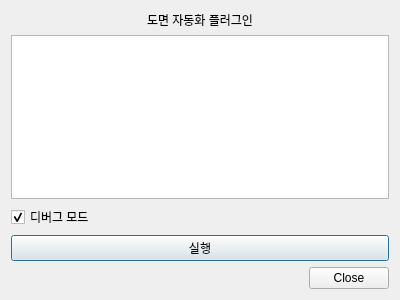
<?xml version="1.0" encoding="UTF-8"?>
<ui version="4.0">
 <class>DomunAutomationDialogBase</class>
 <widget class="QDialog" name="DomunAutomationDialogBase">
  <property name="geometry">
   <rect>
    <x>0</x>
    <y>0</y>
    <width>400</width>
    <height>300</height>
   </rect>
  </property>
  <property name="windowTitle">
   <string>도면 자동화 플러그인</string>
  </property>
  <layout class="QVBoxLayout" name="verticalLayout">
   <item>
    <widget class="QLabel" name="label">
     <property name="text">
      <string>도면 자동화 플러그인</string>
     </property>
     <property name="alignment">
      <set>Qt::AlignCenter</set>
     </property>
    </widget>
   </item>
   <item>
    <widget class="QTextEdit" name="statusTextEdit">
     <property name="readOnly">
      <bool>true</bool>
     </property>
    </widget>
   </item>
   <item>
    <widget class="QCheckBox" name="debugCheckBox">
     <property name="text">
      <string>디버그 모드</string>
     </property>
     <property name="checked">
      <bool>true</bool>
     </property>
    </widget>
   </item>
   <item>
    <widget class="QPushButton" name="runButton">
     <property name="text">
      <string>실행</string>
     </property>
    </widget>
   </item>
   <item>
    <widget class="QDialogButtonBox" name="buttonBox">
     <property name="orientation">
      <enum>Qt::Horizontal</enum>
     </property>
     <property name="standardButtons">
      <set>QDialogButtonBox::Close</set>
     </property>
    </widget>
   </item>
  </layout>
 </widget>
 <resources/>
 <connections>
  <connection>
   <sender>buttonBox</sender>
   <signal>accepted()</signal>
   <receiver>DomunAutomationDialogBase</receiver>
   <slot>accept()</slot>
   <hints>
    <hint type="sourcelabel">
     <x>248</x>
     <y>254</y>
    </hint>
    <hint type="destinationlabel">
     <x>157</x>
     <y>274</y>
    </hint>
   </hints>
  </connection>
  <connection>
   <sender>buttonBox</sender>
   <signal>rejected()</signal>
   <receiver>DomunAutomationDialogBase</receiver>
   <slot>reject()</slot>
   <hints>
    <hint type="sourcelabel">
     <x>316</x>
     <y>260</y>
    </hint>
    <hint type="destinationlabel">
     <x>286</x>
     <y>274</y>
    </hint>
   </hints>
  </connection>
 </connections>
</ui>
